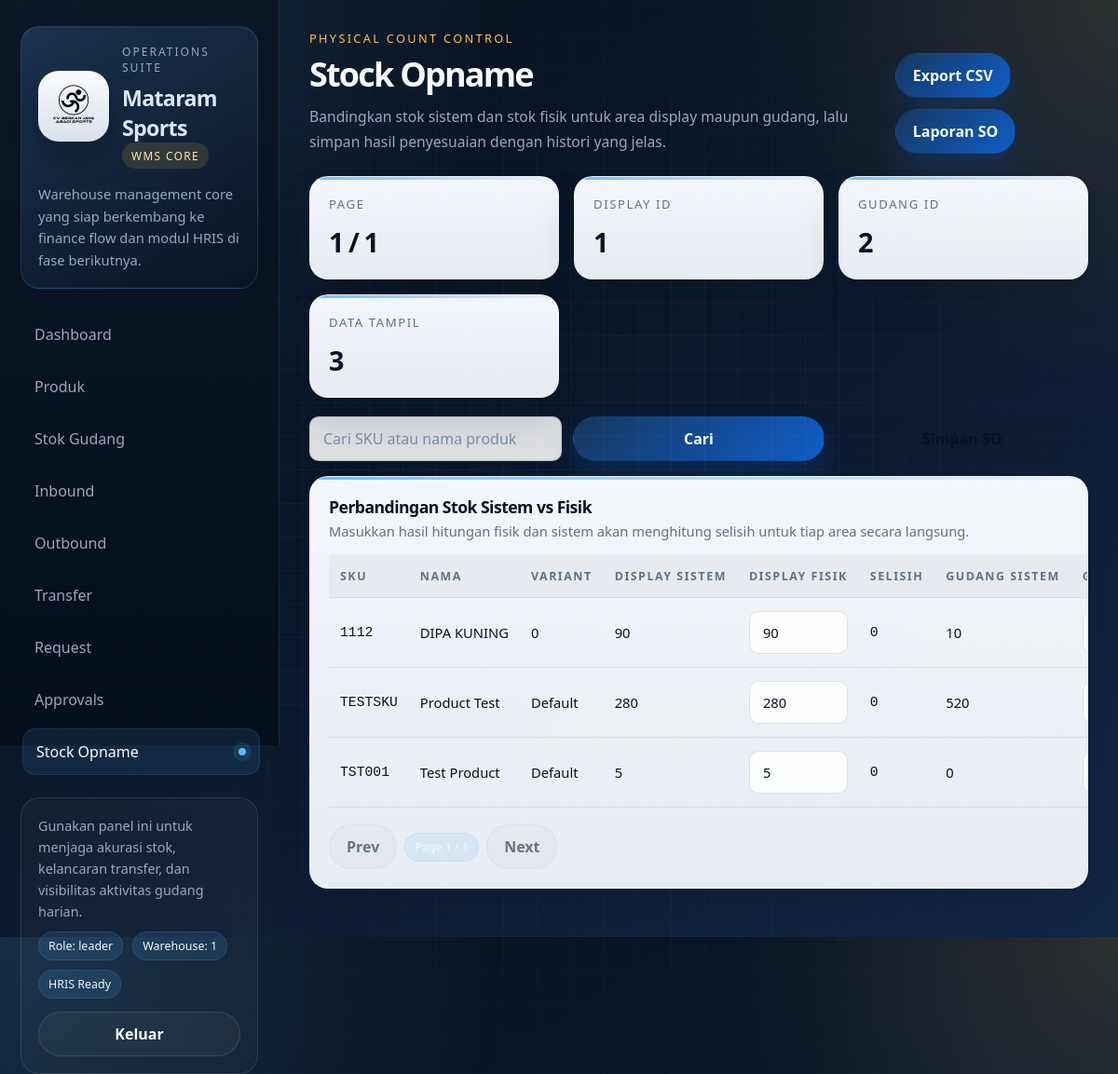
The page /so/ (signed in) on the database its author committed.
### tables this page shows
CREATE TABLE users(
                id INTEGER PRIMARY KEY AUTOINCREMENT,
                username TEXT UNIQUE,
                password TEXT,
                role TEXT,
                email TEXT,
                phone TEXT
            , notify_email INTEGER DEFAULT 1, notify_whatsapp INTEGER DEFAULT 0, warehouse_id INTEGER);

CREATE TABLE product_variants(
    id INTEGER PRIMARY KEY AUTOINCREMENT,
    product_id INTEGER,
    variant TEXT, price_retail REAL DEFAULT 0, price_discount REAL DEFAULT 0, price_nett REAL DEFAULT 0,
    UNIQUE(product_id, variant),
    FOREIGN KEY(product_id) REFERENCES products(id) ON DELETE CASCADE
);

CREATE TABLE products(
    id INTEGER PRIMARY KEY AUTOINCREMENT,
    sku TEXT UNIQUE,
    name TEXT,
    category_id INTEGER,
    FOREIGN KEY(category_id) REFERENCES categories(id)
);

### routes/stock_opname.py (the view, shortened to what this page needs)
@so_bp.route("/")
def so_page():
    db = get_db()
    search = (request.args.get("q") or "").strip()
    try:
        page = int(request.args.get("page", 1))
        if page < 1:
            page = 1
    except:
        page = 1
    limit = 20
    offset = (page - 1) * limit
    display_id, gudang_id = _resolve_so_warehouses(
        db,
        request.args.get("display_id"),
        request.args.get("gudang_id"),
    )
    base_query = """
        FROM products p
        JOIN product_variants pv ON p.id = pv.product_id
        LEFT JOIN stock sd
            ON sd.product_id = p.id
            AND sd.variant_id = pv.id
            AND sd.warehouse_id = ?
        LEFT JOIN stock sg
            ON sg.product_id = p.id
            AND sg.variant_id = pv.id
            AND sg.warehouse_id = ?
        WHERE 1=1
    """
    params = [display_id, gudang_id]
    if search:
        base_query += " AND (p.name LIKE ? OR p.sku LIKE ?)"
        params += [f"%{search}%", f"%{search}%"]
    total = db.execute("SELECT COUNT(*) " + base_query, params).fetchone()[0]
    rows = db.execute(
        """
        SELECT
            p.id as product_id,
            p.sku,
            p.name,
            pv.id as variant_id,
            pv.variant,
            COALESCE(sd.qty,0) as display_qty,
            COALESCE(sg.qty,0) as gudang_qty
        """
        + base_query
        + """
        ORDER BY p.name ASC
        LIMIT ? OFFSET ?
        """,
        params + [limit, offset],
    ).fetchall()
    data = [dict(r) for r in rows]
    total_pages = max(1, (total + limit - 1) // limit)
    return render_template(
        "stock_opname.html",
        data=data,
        search=search,
        page=page,
        total_pages=total_pages,
        display_id=display_id,
        gudang_id=gudang_id,
    )

### database.py (called while the page is built)
def get_db():
    db = g.get("db")
    if db is None:
        db_path = current_app.config["DATABASE"]
        db_dir = os.path.dirname(db_path)
        if db_dir and not os.path.exists(db_dir):
            os.makedirs(db_dir, exist_ok=True)
        db = sqlite3.connect(
            db_path,
            timeout=30,
            check_same_thread=False,
            isolation_level=None  # 🔥 AUTO COMMIT MODE
        )
        db.row_factory = sqlite3.Row
        try:
            db.execute("PRAGMA foreign_keys = ON")
            db.execute("PRAGMA journal_mode = WAL")
            db.execute("PRAGMA synchronous = NORMAL")
            db.execute("PRAGMA temp_store = MEMORY")
            db.execute("PRAGMA busy_timeout = 30000")  # 🔥 WAIT LOCK
        except:
            pass
        g.db = db
    return db

### routes/stock_opname.py (called while the page is built)
def _warehouse_exists(db, warehouse_id):
    return db.execute(
        "SELECT 1 FROM warehouses WHERE id=?",
        (warehouse_id,),
    ).fetchone() is not None

def _resolve_so_warehouses(db, display_id=None, gudang_id=None):
    warehouses = db.execute("SELECT * FROM warehouses ORDER BY id").fetchall()
    if not warehouses:
        return 1, 1
    default_display = warehouses[0]["id"]
    default_gudang = warehouses[1]["id"] if len(warehouses) >= 2 else default_display
    try:
        display_id = int(display_id or default_display)
    except:
        display_id = default_display
    try:
        gudang_id = int(gudang_id or default_gudang)
    except:
        gudang_id = default_gudang
    if not _warehouse_exists(db, display_id):
        display_id = default_display
    if not _warehouse_exists(db, gudang_id):
        gudang_id = default_gudang
    return display_id, gudang_id

### templates/stock_opname.html (shortened to what this page needs)
{% extends "base.html" %}
{% block eyebrow %}Physical Count Control{% endblock %}
{% block page_title %}Stock Opname{% endblock %}
{% block page_subtitle %}Bandingkan stok sistem dan stok fisik untuk area display maupun gudang, lalu simpan hasil penyesuaian dengan histori yang jelas.{% endblock %}
{% block page_actions %}
<div class="split-actions">
    <a href="/so/export" class="btn-link">Export CSV</a>
    <a href="/so/export_report" class="btn-link">Laporan SO</a>
</div>
{% endblock %}
{% block content %}
<div class="summary">
    <div class="card-mini">
        <p>Page</p>
        <h3>{{ page }} / {{ total_pages }}</h3>
    </div>
    <div class="card-mini">
        <p>Display ID</p>
        <h3>{{ display_id }}</h3>
    </div>
    <div class="card-mini">
        <p>Gudang ID</p>
        <h3>{{ gudang_id }}</h3>
    </div>
    <div class="card-mini">
        <p>Data Tampil</p>
        <h3>{{ data|length }}</h3>
    </div>
</div>
<form method="GET" class="top-bar">
    <input type="text" name="q" placeholder="Cari SKU atau nama produk" value="{{ search or '' }}">
    <button type="submit">Cari</button>
    <button type="button" class="ghost-button" onclick="submitSO()">Simpan SO</button>
</form>
<div class="table-box">
    <div class="section-title">
        <div>
            <h2>Perbandingan Stok Sistem vs Fisik</h2>
            <p>Masukkan hasil hitungan fisik dan sistem akan menghitung selisih untuk tiap area secara langsung.</p>
        </div>
    </div>
    {% if data %}
    <table>
        <thead>
            <tr>
                <th>SKU</th>
                <th>Nama</th>
                <th>Variant</th>
                <th>Display Sistem</th>
                <th>Display Fisik</th>
                <th>Selisih</th>
                <th>Gudang Sistem</th>
                <th>Gudang Fisik</th>
            </tr>
        </thead>
        <tbody id="soTable">
            {% for item in data %}
            <tr>
                <td class="mono">{{ item.sku }}</td>
                <td>{{ item.name }}</td>
                <td>{{ item.variant }}</td>
                <td class="display">{{ item.display_qty }}</td>
                <td><input type="number" class="physical_display" value="{{ item.display_qty }}"></td>
                <td class="diff_display mono">0</td>
                <td class="gudang">{{ item.gudang_qty }}</td>
                <td><input type="number" class="physical_gudang" value="{{ item.gudang_qty }}"></td>
            </tr>
            {% endfor %}
        </tbody>
    </table>
    <div class="pagination">
        <button type="button" class="ghost-button" onclick="changePage(-1)" id="prevBtn">Prev</button>
        <span id="pageInfo" class="status-pill">Page {{ page }} / {{ total_pages }}</span>
        <button type="button" class="ghost-button" onclick="changePage(1)" id="nextBtn">Next</button>
    </div>
    {% else %}
    <div class="empty-state">Tidak ada item yang cocok untuk stock opname saat ini.</div>
    {% endif %}
</div>
{% endblock %}

### templates/base.html (shortened to what this page needs)
<!DOCTYPE html>
<html lang="id">
<head>
<link rel="stylesheet" href="/static/css/dashboard.css">
</head>
<body>
<div class="layout">
<aside class="sidebar" id="menu">
    <div class="brand-block">
        <div class="brand-lockup">
            <div class="brand-mark">
                <img src="/static/brand/mataram-logo.png" alt="Mataram Sports logo">
            </div>
            <div class="brand-meta">
                <p class="brand-kicker">Operations Suite</p>
                <h2 class="brand-title">Mataram Sports</h2>
                <span class="suite-chip">WMS Core</span>
            </div>
        </div>
        <p class="brand-copy">Warehouse management core yang siap berkembang ke finance flow dan modul HRIS di fase berikutnya.</p>
    </div>
    <nav>
        <a href="/" class="{% if request.path == '/' %}active{% endif %}">Dashboard</a>
        <a href="/products" class="{% if request.path.startswith('/products') %}active{% endif %}">Produk</a>
        <a href="/stock" class="{% if request.path.startswith('/stock') %}active{% endif %}">Stok Gudang</a>
        <a href="/inbound" class="{% if request.path.startswith('/inbound') %}active{% endif %}">Inbound</a>
        <a href="/outbound" class="{% if request.path.startswith('/outbound') %}active{% endif %}">Outbound</a>
        <a href="/transfers" class="{% if request.path.startswith('/transfers') %}active{% endif %}">Transfer</a>
        <a href="/request" class="{% if request.path.startswith('/request') %}active{% endif %}">Request</a>
        {% if session.get("role") in ["leader", "owner", "super_admin"] %}
        <a href="/approvals" class="{% if request.path.startswith('/approvals') %}active{% endif %}">Approvals</a>
        {% endif %}
        <a href="/so" class="{% if request.path.startswith('/so') %}active{% endif %}">Stock Opname</a>
    </nav>
    <div class="sidebar-footer">
        <p>Gunakan panel ini untuk menjaga akurasi stok, kelancaran transfer, dan visibilitas aktivitas gudang harian.</p>
        <div class="status-row">
            <span class="status-pill">Role: {{ session.get("role", "guest") }}</span>
            <span class="status-pill">Warehouse: {{ session.get("warehouse_id", "-") }}</span>
            <span class="status-pill">HRIS Ready</span>
        </div>
        <form method="GET" action="/logout" style="margin-top:14px;">
            <button type="submit" class="ghost-button" style="width:100%;">Keluar</button>
        </form>
    </div>
</aside>
<main class="main">
    <section class="page-hero">
        <div class="page-hero-text">
            <p class="page-eyebrow">{% block eyebrow %}Operational Workspace{% endblock %}</p>
            <h1>{% block page_title %}Mataram Sports WMS{% endblock %}</h1>
            <p class="page-subtitle">{% block page_subtitle %}Satu workspace terpadu untuk memonitor stok, transaksi barang, dan kualitas operasional gudang.{% endblock %}</p>
        </div>
        <div class="page-actions">
            {% block page_actions %}{% endblock %}
        </div>
    </section>
    {% block content %}{% endblock %}
</main>
</div>
</body>
</html>

### rows shown on the page
users: get "leader"
product_variants: sku "1112", name "DIPA KUNING", variant "0", display_qty "90", gudang_qty "10"
product_variants: sku "TESTSKU", name "Product Test", variant "Default", display_qty "280", gudang_qty "520"
product_variants: sku "TST001", name "Test Product", variant "Default", display_qty "5", gudang_qty "0"

### other values the page prints
{{ session.get("warehouse_id", "-") }} "1"
{{ page }} "1"
{{ total_pages }} "1"
{{ display_id }} "1"
{{ gudang_id }} "2"
{{ data|length }} "3"
